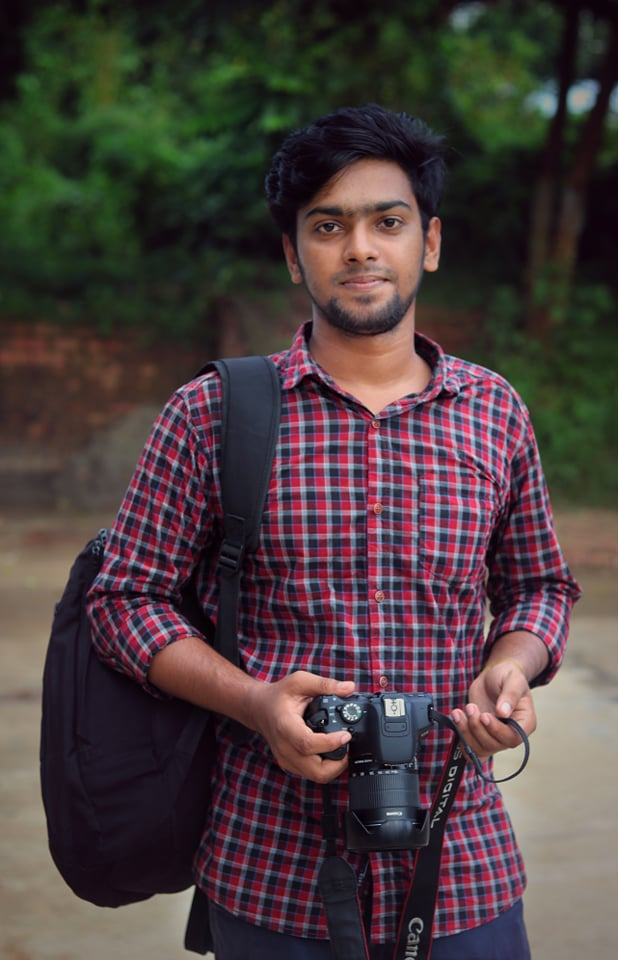
#> input picture images/fakrul.png, 618 x 960 px
$ jupyter execute split_merge_resize_add_addWeighted_ROI.ipynb
#> lines starting #> are read from the running program, lines starting #| are printed output that depends on the picture
[cell 1]
import numpy as np
import cv2

[cell 2]
img = cv2.imread('images/fakrul.png')
#> img is the input picture: shape (960, 618, 3); mean B, G, R 61.7, 62, 75
img2 = cv2.imread('images/background.jpg')
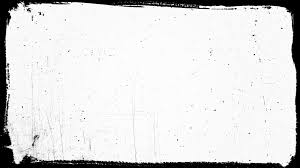
#> input picture images/background.jpg, 300 x 168 px
#> img2 is the input picture: shape (168, 300, 3); min 0, max 255, mean 220.9

print(img.shape)
#| (960, 618, 3)
print(img.size)
#| 1779840
print(img.dtype)
#| uint8

b, g, r = cv2.split(img)
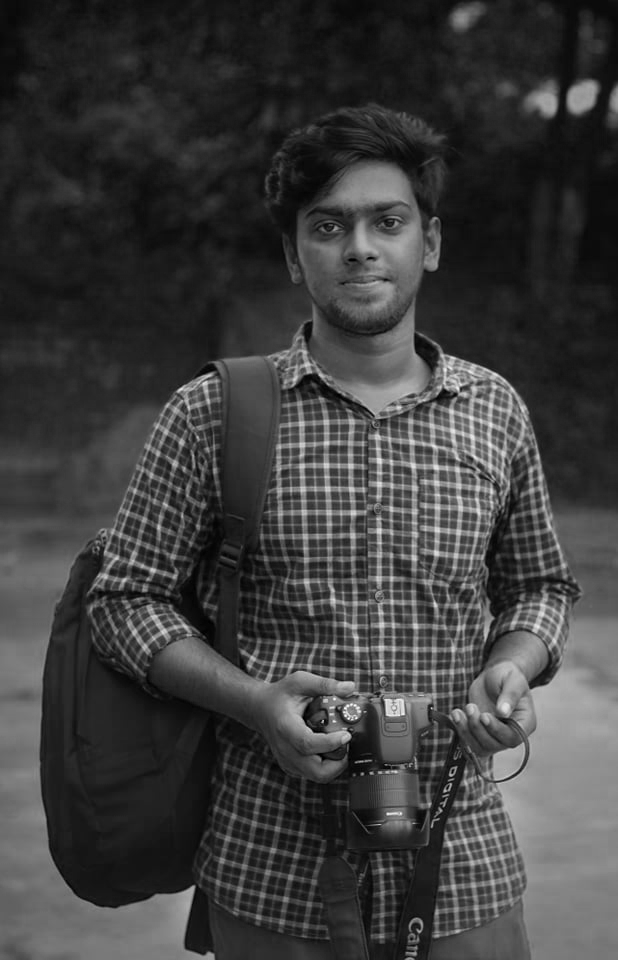
#> b: shape (960, 618); min 0, max 255, mean 61.7
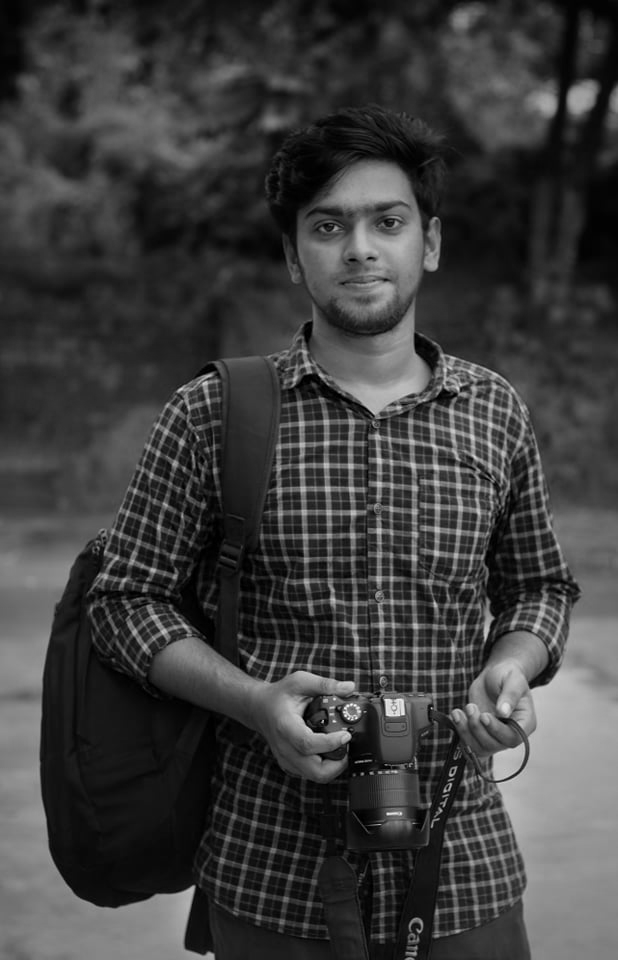
#> g: shape (960, 618); min 0, max 249, mean 62
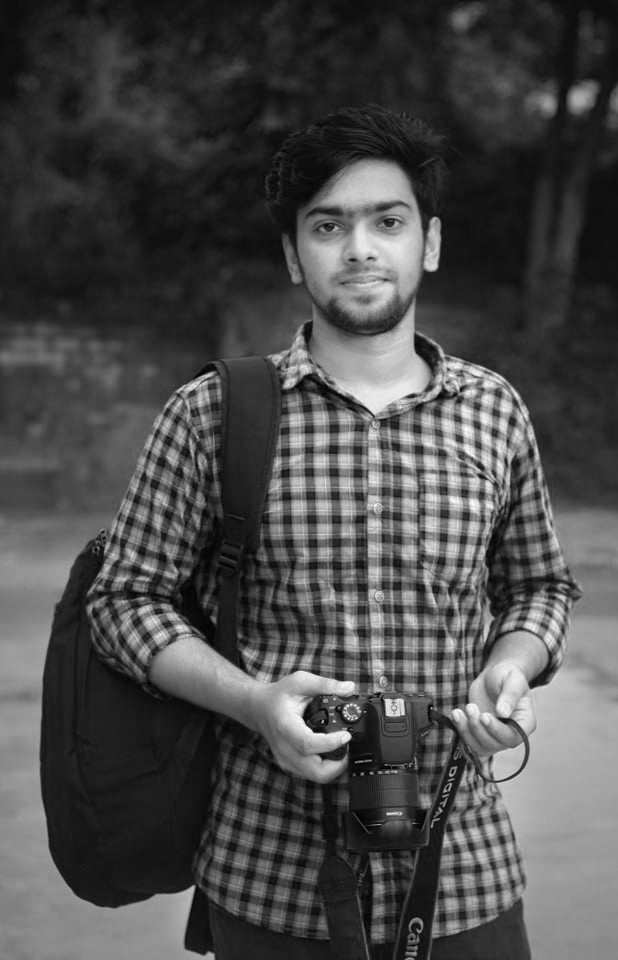
#> r: shape (960, 618); min 0, max 255, mean 75
img = cv2.merge((b,g,r))

# c = img[124:333, 226:453]   ## region of interest operation
# img[124:333, 26:253] = c    ## region of interest operation

img = cv2.resize(img, (512, 512))     ## image resize(row, column)
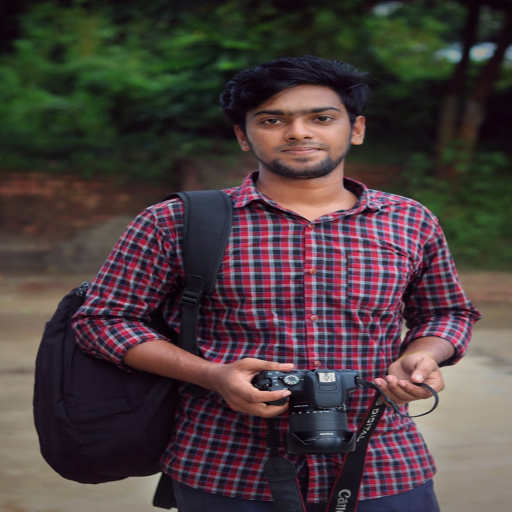
#> img: shape (512, 512, 3); mean B, G, R 61.6, 62, 74.9
img2 = cv2.resize(img2, (512, 512))   ## image resize(row, column)
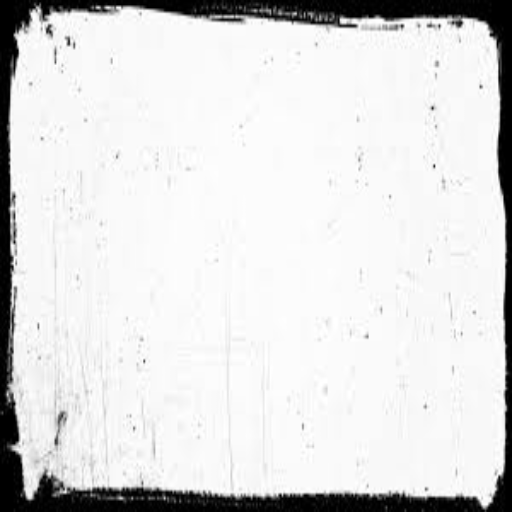
#> img2: shape (512, 512, 3); min 0, max 255, mean 220.8

# dst = cv2.add(img, img2);   ## for add 2 image

dst = cv2.addWeighted(img, 1, img2, .3, 0)
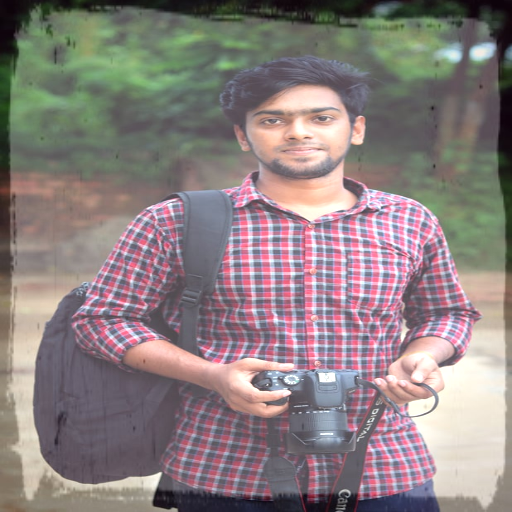
#> dst: shape (512, 512, 3); mean B, G, R 127.8, 128.1, 140.2

cv2.imshow('image', dst)
cv2.waitKey(0)
cv2.destroyAllWindows()
